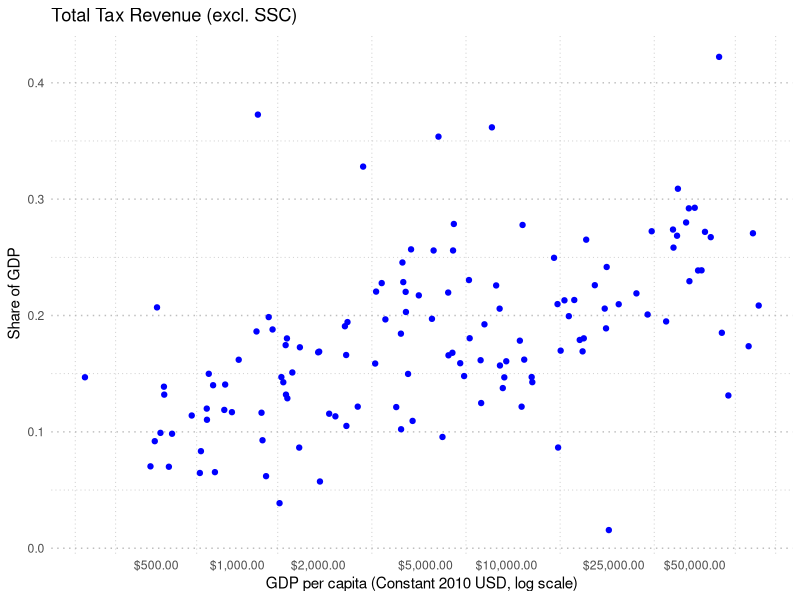
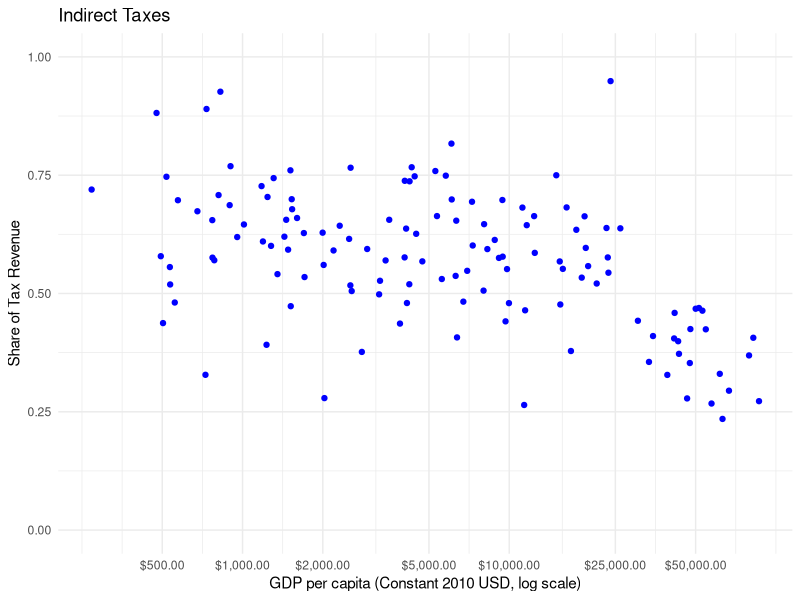
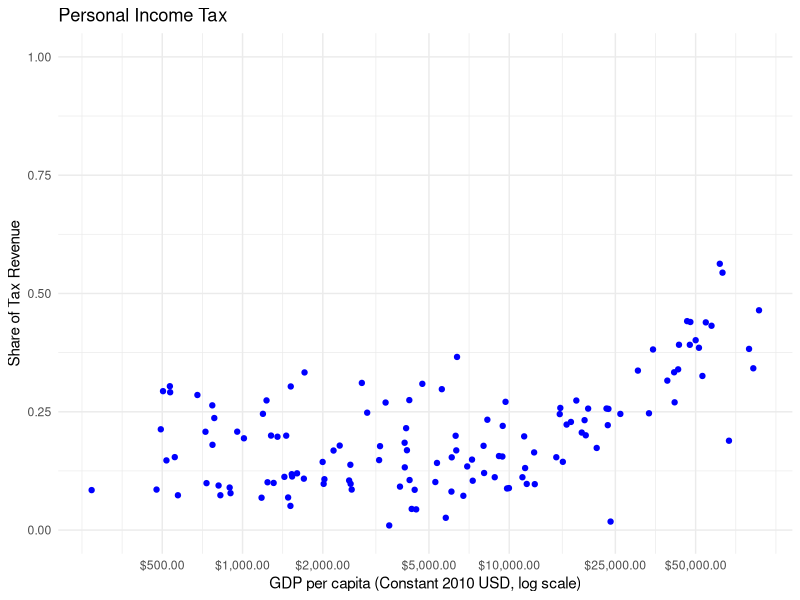
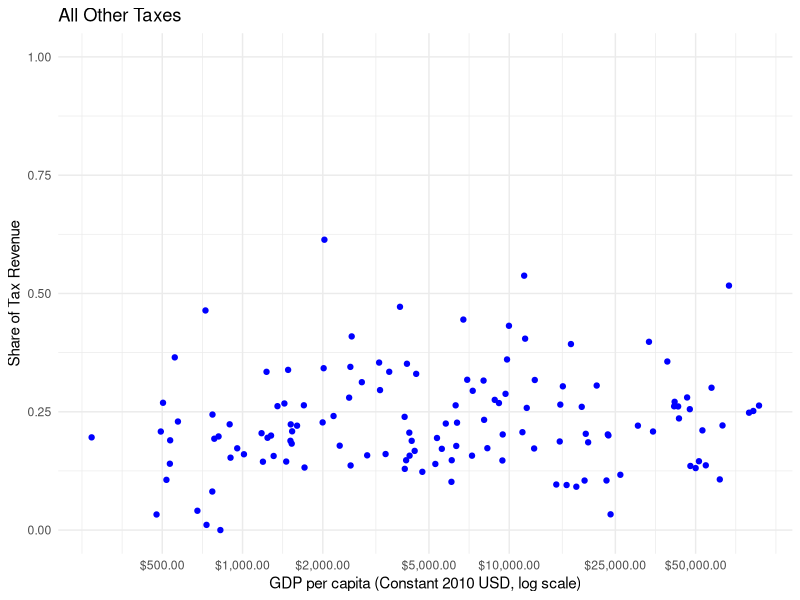

The R source for these figures, in order: (Note: this script raises an error after producing the figures.)
#### Preamble ####
# Purpose: Replicated Figure 1 from The Equity of Tax Systems in Low- and MiddleIncome Countries paper
# Author: Amie Liu, Wanling Ma
# Date: 13 February 2024
# Contact: wanling.ma@mail.utoronto.ca
# License: MIT
# Pre-requisites: [...UPDATE THIS...]


#### Workspace setup ####
library(tidyverse)
library(haven) # for reading .dta files
library(dplyr) # for data manipulation
library(ggplot2)
library(patchwork)

#### Pre-process data ####

# Bring in Population and GDP, World Development Indicators World Bank
pop <- read_dta("../replication_package/Replication/data/gdp_population_WDI.dta") %>%
  filter(year == 2018) %>%
  select(-year)

# Bring in Oil and Gas Rich status countries from Ross-Mahdavi (2015)
oil <- read_dta("../replication_package/Replication/data/ross_mahdavi.dta") %>%
  filter(year == 2013) %>%
  rename(oil_pct_2013 = oil_pct) %>%
  select(country, oil_pct_2013)

# Bring in tax rates data
tax_rates <- read_dta("../replication_package/Replication/data/globalETR_bfjz.dta") %>%
  filter(year == 2018)

# Clean up tax_rates data for merge
tax_rates <- tax_rates %>%
  select(-year)

# Merge with population data
merged_data <- tax_rates %>%
  left_join(pop, by = c("country" = "country"))

# Keep only the rows that successfully merged
merged_data <- filter(merged_data, !is.na(pop))

# Merge with oil data
merged_data <- merged_data %>%
  left_join(oil, by = c("country" = "country"))

# Adding ISO codes
merged_data$iso3 <- merged_data$country

# Add income classification and continents from WB (country_frame)
country_frame <- read_dta("../replication_package/Replication/data/country_frame.dta")
merged_data <- left_join(merged_data, country_frame, by = c("iso3" = "iso3"))


# Apply 2 sample conditions: more than 1M inhabitants, less than 33% of GDP arises from oil and gas production
merged_data <- filter(merged_data, pop > 1000000) # Drop countries with <= 1M inhabitants

# Listing and dropping countries where oil and gas production is >= 33%
merged_data <- filter(merged_data, is.na(oil_pct_2013) | oil_pct_2013 < 0.33) # Drop oil and gas producers
merged_data <- rename(merged_data, country_name = "country_name.x", region = "region.x")
merged_data <- merged_data %>% select(-c("region.y", "country_name.y"))

merged_data <- merged_data %>%
  mutate(
    gdp_to_ndp = gdp_currentusd / ndp_usd
  )

# Updating variables from NDP ratios to GDP ratios
vars_to_update <- c("pct_tax", "pct_1100", "pct_1200", "pct_2000", "pct_4000", "pct_5000", "pct_6000")
for(var in vars_to_update) {
  merged_data[[var]] <- 100 * (merged_data[[var]] / merged_data$gdp_to_ndp)
}

merged_data <- merged_data %>%
  mutate(
    gdp_to_ndp = gdp_currentusd / ndp_usd,
    pct_tax_noSSC = pct_tax - pct_2000,
    pct_other_taxes = pct_1200 + pct_4000 + pct_6000,
    gdp_pc = gdp_currentusd / pop,
    ln_gdp_pc = log(gdp_pc),
    ndp_pc = ndp_usd / pop,
    ln_ndp_pc = log(ndp_pc)
  )


#### Draw Figure 1.1 ####

# Generate Gpct_tax_noSSC as pct_tax_noSSC divided by 100
merged_data <- merged_data %>%
  mutate(Gpct_tax_noSSC = pct_tax_noSSC / 100)

# Create the plot
p1 <- ggplot(merged_data, aes(x = gdp_pc, y = Gpct_tax_noSSC)) +
  geom_point(color = "blue") +
  scale_x_log10(labels = scales::label_dollar(), breaks = c(500, 1000, 2000, 5000, 10000, 25000, 50000)) +
  labs(
    x = "GDP per capita (Constant 2010 USD, log scale)",
    y = "Share of GDP",
    subtitle = "Total Tax Revenue (excl. SSC)"
  ) +
  theme_minimal() +
  theme(
    plot.background = element_blank(),
    panel.grid.minor = element_line(color = "grey", linetype = "dotted"),
    panel.grid.major.x = element_blank(),
    panel.grid.major.y = element_line(color = "grey", linetype = "dotted"),
    plot.subtitle = element_text(size = rel(1.2))
  )

#### Draw Figure 1.2 - 1.4 ####

##### Mutate Data #####
vars <- c("pct_tax_noSSC", "pct_1100", "pct_5000", "pct_other_taxes", "pct_1200", "pct_4000", "pct_6000")

# Generating ratios
for (var in vars) {
  new_var_name <- paste0("r_", var)
  merged_data[[new_var_name]] <- merged_data[[var]] / merged_data$pct_tax_noSSC
}

##### Draw Figure 1.2 #####
p2 <- ggplot(merged_data, aes(x = gdp_pc, y = r_pct_5000)) +
  geom_point(color = "blue") +
  scale_x_log10(labels = scales::label_dollar(), breaks = c(500, 1000, 2000, 5000, 10000, 25000, 50000)) +
  labs(
    x = "GDP per capita (Constant 2010 USD, log scale)",
    y = "Share of Tax Revenue",
    subtitle = "Indirect Taxes"
  ) +
  ylim(0, 1) + 
  theme_minimal() +
  theme(
    plot.background = element_blank(),
    plot.subtitle = element_text(size = rel(1.2))
  )


##### Draw Figure 1.3 #####
p3 <- ggplot(merged_data, aes(x = gdp_pc, y = r_pct_1100)) +
  geom_point(color = "blue") +
  scale_x_log10(labels = scales::label_dollar(), breaks = c(500, 1000, 2000, 5000, 10000, 25000, 50000)) +
  labs(
    x = "GDP per capita (Constant 2010 USD, log scale)",
    y = "Share of Tax Revenue",
    subtitle = "Personal Income Tax"
  ) +
  ylim(0, 1) + 
  theme_minimal() +
  theme(
    plot.background = element_blank(),
    plot.subtitle = element_text(size = rel(1.2))
  )

##### Draw Figure 1.4 #####
p4 <- ggplot(merged_data, aes(x = gdp_pc, y = r_pct_other_taxes)) +
  geom_point(color = "blue") +
  scale_x_log10(labels = scales::label_dollar(), breaks = c(500, 1000, 2000, 5000, 10000, 25000, 50000)) +
  labs(
    x = "GDP per capita (Constant 2010 USD, log scale)",
    y = "Share of Tax Revenue",
    subtitle = "All Other Taxes"
  ) +
  ylim(0, 1) + 
  theme_minimal() +
  theme(
    plot.background = element_blank(),
    plot.subtitle = element_text(size = rel(1.2))
  )


write_dta(merged_data, "../replication_package/Replication/proc/tax_sample.dta")

panel_plot <- p1 + p2 + p3 + p4 + 
  plot_layout(nrow = 2, ncol = 2)

print(panel_plot)
